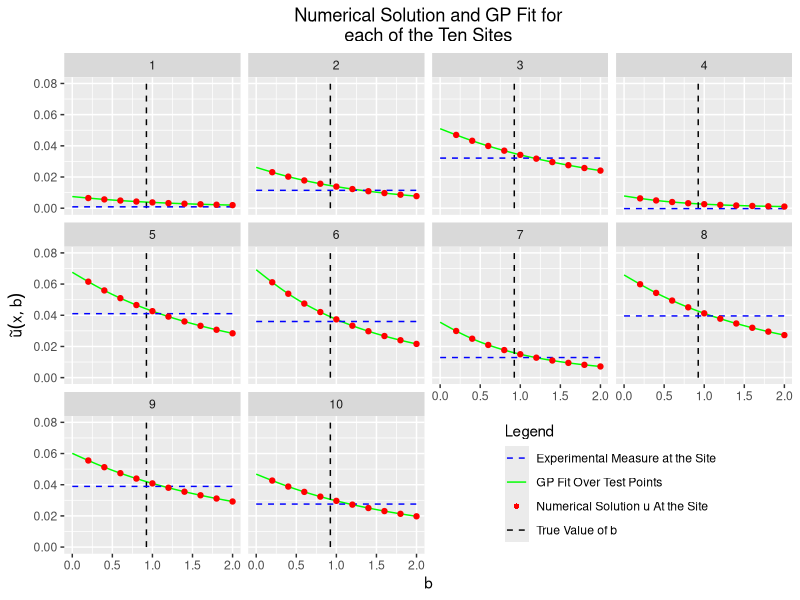

This figure's R source:
#hjScript to fit the values of the prediction of the GP fit

library(ggplot2)

#Loading the GP data
dataGP=read.csv('predictedvalues.csv');dataGP=dataGP[,-1]
#names(dataGP)=c('pt1','pt2','pt3','pt4','pt5','pt6','pt7','pt8','pt9','pt10')


dataexp=read.csv('experimental_data.csv');measures=dataexp$measures
#Loading the Simulation data
dataSimulation=read.csv('simulation_datab.csv')
test=seq(0,2,by=0.01);train=seq(0.2,2,by=0.2);n=length(test)
#Organizing the data
expm=matrix(rep(0,10*n),n,10);

sites=matrix(rep(0,n*10),n,10)
for(k in 1:10){
	temp=rep(k,n)
	sites[,k]=temp
	expm[,k]=rep(measures[k],n);
}

sites=expand.grid(sites)
trueb=rep(0.925,10*n);
expm=expand.grid(expm);
GP=expand.grid(as.matrix(dataGP))
yy=seq(0,0.08,length.out=length(trueb)/10)
yy=rep(yy,10);
data=data.frame(site=sites,b=test,GPfit=GP,btrue=trueb,measures=expm,y=yy)
names(data)=c('site','b','GPfit','btrue','expmeasure','yy')


#Creating new data for the points
nn=length(train)
sites2=matrix(rep(0,10*nn),nn,10)
dsim=matrix(rep(0,10*nn),nn,10);
for(k in 1:10){
	temp=rep(k,nn)
	sites2[,k]=temp
	dsim[,k]=as.numeric(dataSimulation[k,3:12])
}
dsim=expand.grid(dsim)
sites2=expand.grid(sites2)
simul=data.frame(sites=sites2,t=rep(train,10),meas=dsim);
names(simul)=c('site','bten','y')

#Starting the plotting part
g=ggplot(data,aes(b),size=1)+facet_wrap(~site)+geom_line(aes(y=GPfit,colour='GP Fit Over Test Points'))

#Adding the trueb and expm
g=g+geom_line(aes(x=btrue,y=yy,colour='True Value of b'),linetype='dashed')
g=g+geom_line(aes(y=expmeasure,colour='Experimental Measure at the Site'),linetype='dashed')

g=g+geom_point(data=simul,aes(x=bten,y=y,col='Numerical Solution u At the Site'))
#Adding the labels and legends
pivot=guide_legend(override.aes=list(linetype=c('dashed','solid','blank','dashed'),shape=c(NA,NA,16,NA)))
g=g+scale_color_manual('Legend',values=c('blue','green','red','black'),guide=pivot)

g=g+labs(x='b',y=expression(tilde(u)(x,b)),title='Numerical Solution and GP Fit for
each of the Ten Sites')
g=g+theme(plot.title=element_text(hjust=0.5),legend.position=c(0.75,0.15))







#
##adding the first layer
#g=g+geom_point(data=data2,aes(x=train,y=output,color='Emulator output'),size=1)#Adding the points
#g=g+geom_line(aes(y=fit,color='GP fit'),linetype='solid')#size=0.5) #Adding the fits
#
#
##telling ggplot to put the true exp measurement in each facet
#interm=data.frame(location=levels(as.factor(data$location)),y=measures)
#interm2=data.frame(location=levels(as.factor(data$location)),y=rep(0.925,10))
#
#
#g=g+geom_hline(data=interm,aes(yintercept=measures,color='Experimental Measure'),linetype='dashed')
#g=g+geom_vline(data=interm2,aes(xintercept=y,color='Real b value'),linetype='dashed')
#
##adding labels
#
##adding legends
#bb=values=c('green','red','blue','black')
#a=guide_legend(override.aes=list(linetype=c('blank','dashed','solid','dashed'),shape=c(16,NA,NA,NA)))
#g=g+scale_colour_manual('Legend',values=c('black','blue','red','purple'),guide=a)
#
#g=g+theme(legend.position=c(0.7,0.2))
#
#g=g+labs(title='Ilustration of GP',x='b',y='Output')
ggsave('../Tesis/FigChap3/fitted.jpg',g)
#print(g)
	
	
	
